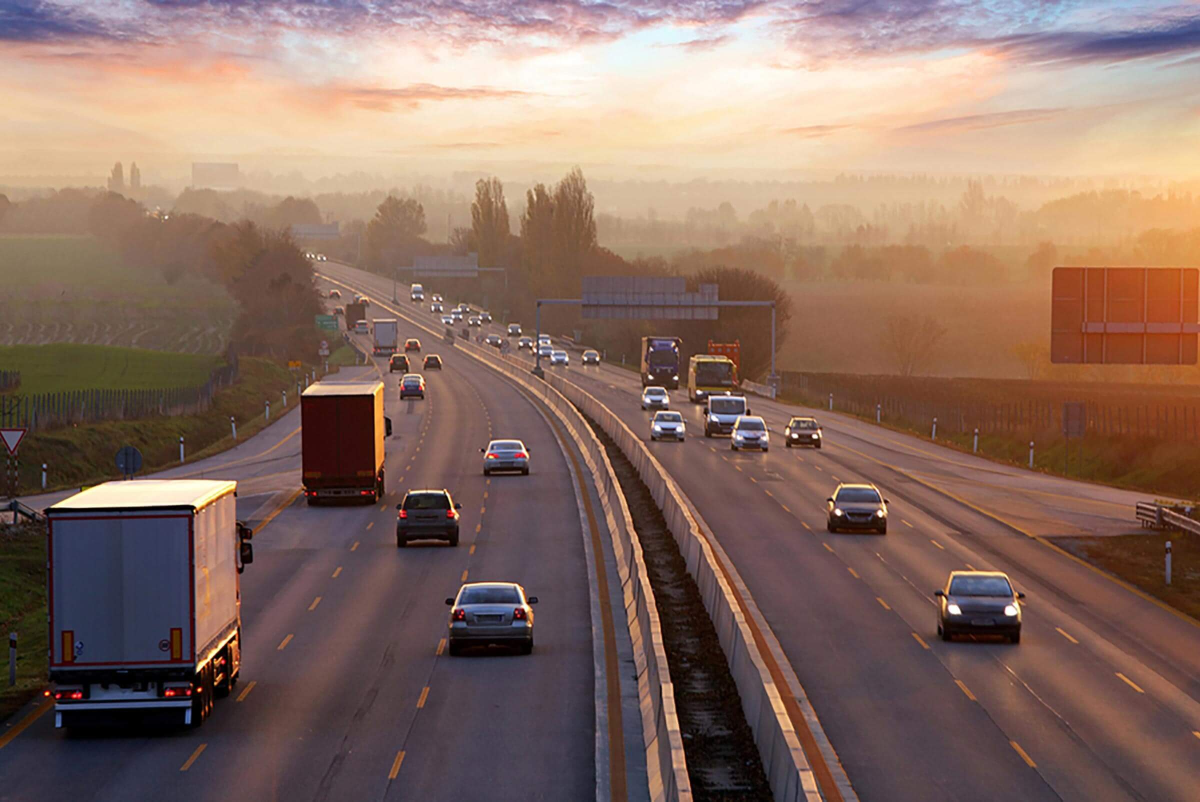
#> input picture prepocessing_image/road.jpg, 2400 x 1603 px (shown at 1/2 size)
$ python border.py
#> lines starting #> are read from the running program, lines starting #| are printed output that depends on the picture
import cv2

image = cv2.imread(r'road.jpg')
#> image is the input picture: shape (1603, 2400, 3); mean B, G, R 98.4, 109.4, 136.3
image= cv2.resize(image, (780, 250))
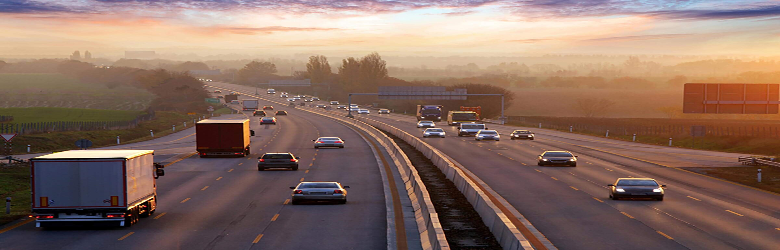
#> image: shape (250, 780, 3); mean B, G, R 98.3, 109.3, 136.2

border = cv2.copyMakeBorder(image, 10, 10, 10, 10, cv2.BORDER_CONSTANT, value = [252, 235, 25])
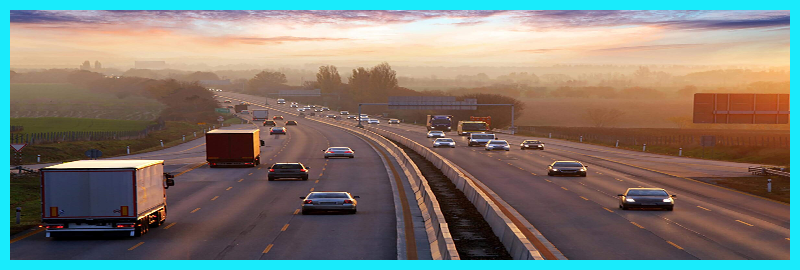
#> border: shape (270, 800, 3); mean B, G, R 113.2, 121.5, 125.4
border1= cv2.copyMakeBorder(image, 100, 100, 50, 50, cv2.BORDER_REFLECT)
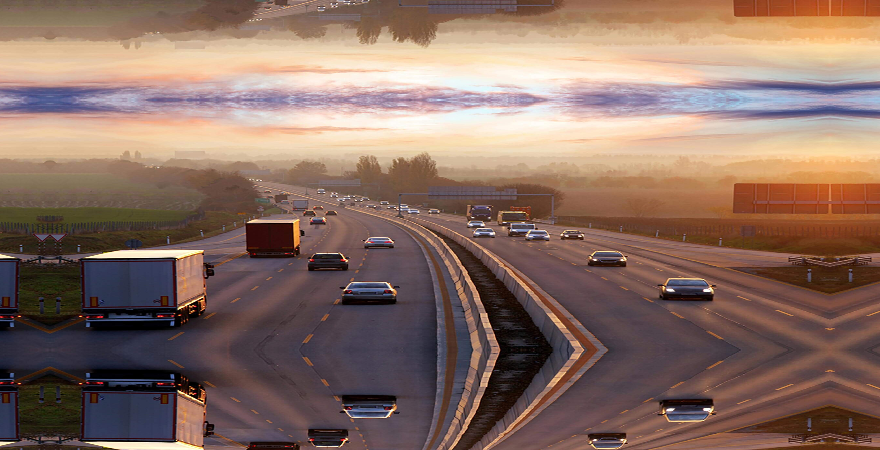
#> border1: shape (450, 880, 3); mean B, G, R 100, 111, 137.4


cv2.imshow('border', border)
cv2.waitKey(0)

cv2.imshow('border1', border1)
cv2.waitKey(0)
